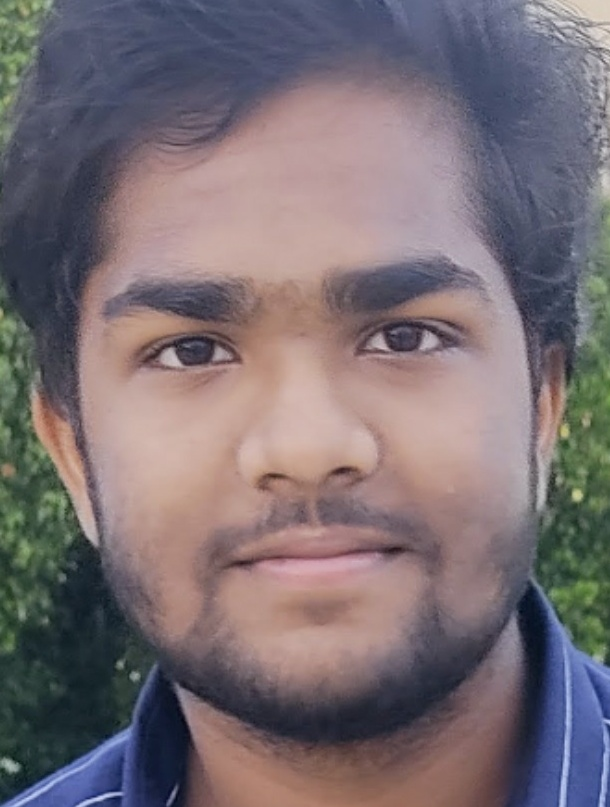
#> input picture backend/debug/recognize_23112067_OS.jpg, 610 x 807 px, given in place of the camera
$ python liveness_detection.py   (older library calls are emulated)
#> lines starting #> are read from the running program, lines starting #| are printed output that depends on the picture; after the words box and inside, x2 and y2 are one past the last pixel; in counts of white or black regions, pixels touching at a corner belong together
#> the answer given: 1
#> in detect_eye_blinks, frame is the input picture: shape (807, 610, 3); mean B, G, R 115.3, 110.2, 121.4
import cv2
import numpy as np
import time
import os

# Define constants directly in the module (no config import)
BLINK_THRESHOLD = 0.3
BLINK_CONSECUTIVE_FRAMES = 3
LIVENESS_THRESHOLD = 0.7

class LivenessDetector:
    def __init__(self):
        print("Initializing liveness detector...")

        # Liveness detection parameters
        self.BLINK_THRESHOLD = BLINK_THRESHOLD
        self.BLINK_CONSECUTIVE_FRAMES = BLINK_CONSECUTIVE_FRAMES
        self.LIVENESS_THRESHOLD = LIVENESS_THRESHOLD

        # Load face detector
        self.face_cascade = cv2.CascadeClassifier(cv2.data.haarcascades + 'haarcascade_frontalface_default.xml')

        # Load eye detector
        self.eye_cascade = cv2.CascadeClassifier(cv2.data.haarcascades + 'haarcascade_eye.xml')

        # Create debug directory
        self.base_dir = os.path.dirname(os.path.abspath(__file__))
        self.debug_dir = os.path.join(self.base_dir, "debug")
        os.makedirs(self.debug_dir, exist_ok=True)

    def detect_faces_and_eyes(self, frame):
        """Detect faces and eyes in a frame"""
        gray = cv2.cvtColor(frame, cv2.COLOR_BGR2GRAY)
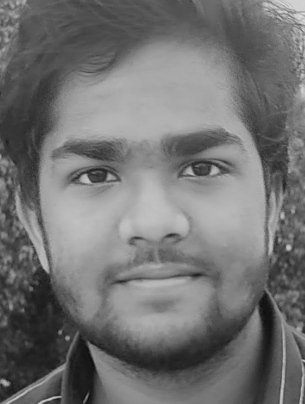
#> gray: shape (807, 610) (shown at 1/2 size); min 5, max 229, mean 114.1

        # Detect faces
        faces = self.face_cascade.detectMultiScale(
            gray,
            scaleFactor=1.1,
            minNeighbors=5,
            minSize=(30, 30)
        )
#> faces = [[46, 145, 505, 505]]

        results = []

        for (x, y, w, h) in faces:
            face_gray = gray[y:y+h, x:x+w]
            face_color = frame[y:y+h, x:x+w]

            # Detect eyes within the face
            eyes = self.eye_cascade.detectMultiScale(
                face_gray,
                scaleFactor=1.1,
                minNeighbors=5,
                minSize=(20, 20)
            )

            results.append({
                "face": (x, y, w, h),
                "eyes": eyes,
                "face_gray": face_gray,
                "face_color": face_color
            })
#> this loop made 1 pass
#> (x, y, w, h, eyes) on pass 1: (46, 145, 505, 505, [[82, 151, 111, 111], [287, 132, 122, 122]])
#> pass 1, in detect_faces_and_eyes, `face_gray = gray[y:y+h, x:x+w]`:
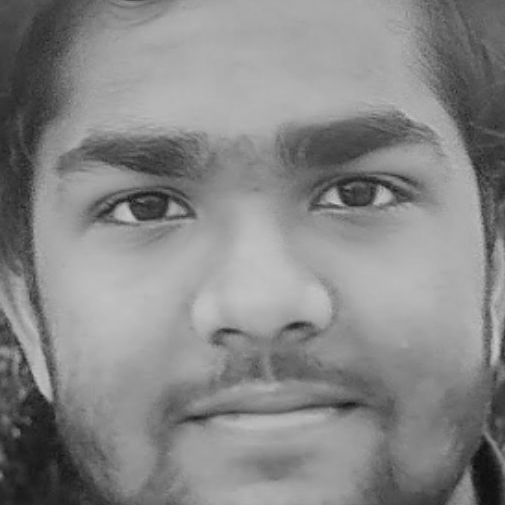
#> face_gray: shape (505, 505); min 9, max 198, mean 134.6
#> pass 1, in detect_faces_and_eyes, `face_color = frame[y:y+h, x:x+w]`:
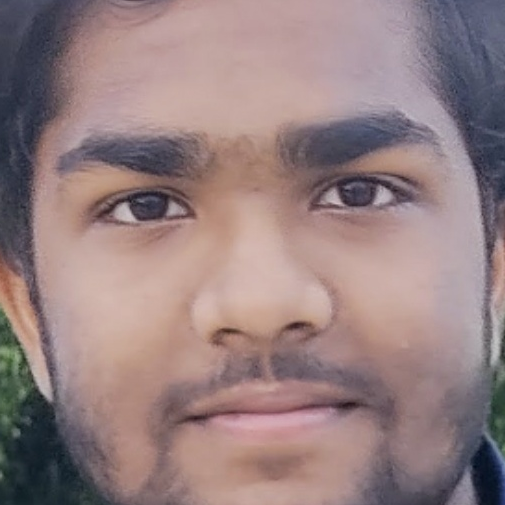
#> face_color: shape (505, 505, 3); mean B, G, R 128.6, 127.9, 149.8
#> after the loop, results = 1 item

        return results, gray, frame

    def calculate_texture_variance(self, face_gray):
        """Calculate texture variance as a liveness feature"""
        # Apply Laplacian filter to get texture details
        laplacian = cv2.Laplacian(face_gray, cv2.CV_64F)

        # Calculate variance - real faces have more texture variance
        variance = laplacian.var()

        # Normalize to 0-1 range (empirical values)
        normalized_variance = min(1.0, max(0.0, variance / 500.0))

        return normalized_variance

    def detect_eye_blinks(self, frames, min_blinks=1, timeout=5):
        """
        Detect eye blinks in a sequence of frames

        Args:
            frames: A list of frames or a webcam capture object
            min_blinks: Minimum number of blinks required
            timeout: Maximum time in seconds

        Returns:
            dict with liveness result
        """
        blink_counter = 0
        eye_state = True  # Eyes open
        consecFrames = 0

        start_time = time.time()
        frame_count = 0

        # Store liveness score components
        texture_scores = []
        has_sufficient_eye_movements = False

        # For eye tracking
        prev_eye_positions = None
        eye_movements = []

        if isinstance(frames, cv2.VideoCapture):
            # If webcam capture is provided
            webcam = frames
            using_webcam = True
        else:
            # If list of frames provided
            using_webcam = False

        while True:
            # Check timeout
            if time.time() - start_time > timeout:
                break

            # Get frame
            if using_webcam:
                ret, frame = webcam.read()
                if not ret:
                    break
            else:
                if frame_count >= len(frames):
                    break
                frame = frames[frame_count]

            frame_count += 1

            # Detect faces and eyes
            detections, gray, frame = self.detect_faces_and_eyes(frame)
#> detections = 1 item

            # Process each face
            for detection in detections:
                face_rect = detection["face"]
                eyes = detection["eyes"]
                face_gray = detection["face_gray"]

                # Calculate texture variance for this face
                texture_score = self.calculate_texture_variance(face_gray)
                texture_scores.append(texture_score)

                # Draw face rectangle
                x, y, w, h = face_rect
                cv2.rectangle(frame, (x, y), (x+w, y+h), (0, 255, 0), 2)

                # Check for eye state change (blinking)
                if len(eyes) < 2:
                    # Eyes closed or not fully detected
                    if eye_state:
                        consecFrames += 1
                        if consecFrames >= self.BLINK_CONSECUTIVE_FRAMES:
                            eye_state = False
                            cv2.putText(frame, "Blink detected!", (x, y-10),
                                       cv2.FONT_HERSHEY_SIMPLEX, 0.7, (0, 0, 255), 2)
                            blink_counter += 1
                            consecFrames = 0
                else:
                    # Eyes open
                    eye_state = True
                    consecFrames = 0

                    # Track eye positions for movement detection
                    current_eye_positions = []
                    for (ex, ey, ew, eh) in eyes:
                        # Draw eye rectangle
                        cv2.rectangle(frame, (x+ex, y+ey), (x+ex+ew, y+ey+eh), (255, 0, 0), 2)
                        current_eye_positions.append((ex+ew//2, ey+eh//2))

                    if prev_eye_positions and len(current_eye_positions) == len(prev_eye_positions):
                        # Calculate movement
                        for i in range(len(current_eye_positions)):
                            dx = current_eye_positions[i][0] - prev_eye_positions[i][0]
                            dy = current_eye_positions[i][1] - prev_eye_positions[i][1]
                            movement = np.sqrt(dx*dx + dy*dy)
                            if movement > 2:  # Threshold for considering movement
                                eye_movements.append(movement)

                    prev_eye_positions = current_eye_positions

                # Display blink count
                cv2.putText(frame, f"Blinks: {blink_counter}", (10, 30),
                           cv2.FONT_HERSHEY_SIMPLEX, 0.7, (0, 0, 255), 2)
#> this loop made 1 pass
#> (eyes, variance in calculate_texture_variance, normalized_variance in calculate_texture_variance, texture_score, x, y, w, h) on pass 1: ([[82, 151, 111, 111], [287, 132, 122, 122]], 34.05, 0.0681, 0.0681, 46, 145, 505, 505)
#> pass 1, in calculate_texture_variance, `laplacian = cv2.Laplacian(face_gray, cv2.CV_64F)`:
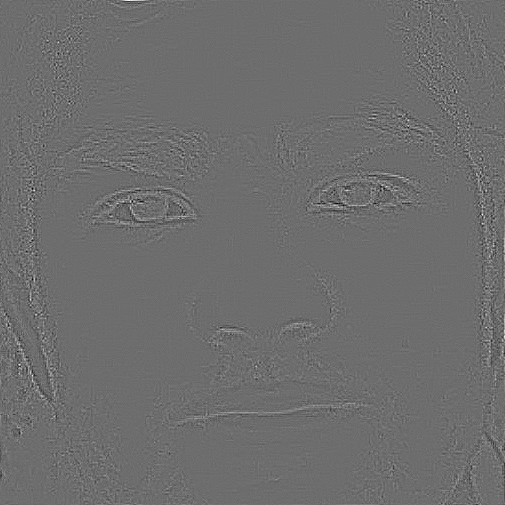
#> laplacian: shape (505, 505) float64; min -72, max 95, mean 0; drawn with min black and max white
#> after the loop:
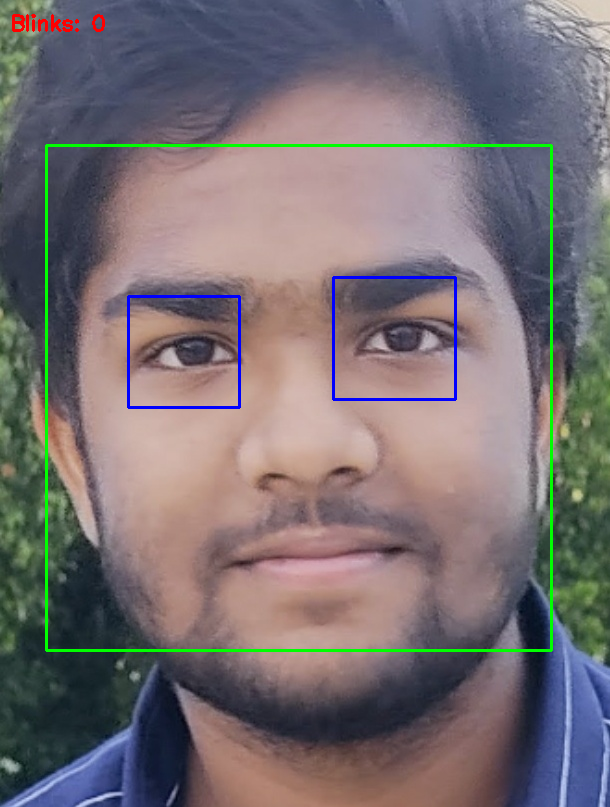
#> frame: shape (807, 610, 3); 1.93% of pixels changed, all inside (x1, y1, x2, y2) = (12, 14, 553, 652)
#> after the loop, blink_counter = 0; eye_movements = []; texture_scores = [0.0681]

            # Display frame
            cv2.imshow("Liveness Detection", frame)

            # Check if we've met the blink requirement
            if blink_counter >= min_blinks:
                if len(eye_movements) > 10:
                    # Check if there's sufficient eye movement variation
                    movement_std = np.std(eye_movements)
                    if movement_std > 1.0:
                        has_sufficient_eye_movements = True

            # Break on 'q' key press
            if cv2.waitKey(1) & 0xFF == ord('q'):
#> (key q is pressed here)
                break

        # Clean up
        if using_webcam and not isinstance(frames, list):
            webcam.release()
        cv2.destroyAllWindows()

        # Calculate final liveness score
        avg_texture = np.mean(texture_scores) if texture_scores else 0
#> avg_texture = 0.0681
        blink_score = min(1.0, blink_counter / min_blinks)
#> blink_score = 0
        movement_score = 1.0 if has_sufficient_eye_movements else 0.0

        # Combined liveness score (weighted)
        liveness_score = (0.5 * blink_score) + (0.3 * avg_texture) + (0.2 * movement_score)
#> liveness_score = 0.0204

        is_live = liveness_score >= self.LIVENESS_THRESHOLD
#> is_live = False

        return {
            "is_live": is_live,
            "score": liveness_score,
            "blinks_detected": blink_counter,
            "texture_score": avg_texture,
            "movement_score": movement_score,
            "frames_processed": frame_count
        }

    def verify_liveness(self, image_path=None, challenge_mode=False):
        """
        Verify if the face is live using either a single image or webcam feed

        Args:
            image_path: Path to image file (None for webcam)
            challenge_mode: Whether to require specific user actions

        Returns:
            dict with liveness results
        """
        if image_path:
            # Single image analysis (less reliable)
            frame = cv2.imread(image_path)
            if frame is None:
                return {"is_live": False, "error": "Could not load image"}

            # Detect faces
            detections, _, frame = self.detect_faces_and_eyes(frame)

            if not detections:
                return {"is_live": False, "error": "No face detected"}

            # Calculate texture variance for liveness detection
            texture_score = self.calculate_texture_variance(detections[0]["face_gray"])

            # Check for eyes
            has_eyes = len(detections[0]["eyes"]) >= 2

            # For single image, primarily rely on texture
            is_live = texture_score > 0.5 and has_eyes

            # Save debug image
            debug_path = os.path.join(self.debug_dir, f"liveness_check_{time.time()}.jpg")
            cv2.imwrite(debug_path, frame)

            return {
                "is_live": is_live,
                "score": texture_score,
                "has_eyes": has_eyes,
                "debug_image": debug_path
            }
        else:
            # Video-based liveness detection
            print("Starting webcam liveness verification...")
            print("Please look at the camera and blink naturally.")

            cap = cv2.VideoCapture(0)
            if not cap.isOpened():
                return {"is_live": False, "error": "Could not open webcam"}

            # Set minimum blinks higher in challenge mode
            min_blinks = 2 if challenge_mode else 1
            timeout = 10 if challenge_mode else 5

            if challenge_mode:
                print("Challenge mode: Please blink twice and move your eyes slightly.")

            result = self.detect_eye_blinks(cap, min_blinks, timeout)
#> result = {'is_live': False, 'score': 0.0204, 'blinks_detected': 0, 'texture_score': 0.0681, 'movement_score': 0, 'frames_processed': 1}

            return result

# Create singleton instance
liveness_detector = LivenessDetector()

# Test function if run directly
if __name__ == "__main__":
    print("\nLiveness Detection Test")
    print("1. Test with webcam")
    print("2. Test with challenge mode (more strict)")
    print("3. Test with a single image")

    choice = input("Enter your choice (1-3): ")

    if choice == "1":
        result = liveness_detector.verify_liveness()
        print("\nLiveness Result:")
        for key, value in result.items():
            print(f"{key}: {value}")
#> this loop made 6 passes
#> (key, value) on passes 1 to 6: ('is_live', False), ('score', 0.0204), ('blinks_detected', 0), ('texture_score', 0.0681), ('movement_score', 0), ('frames_processed', 1)
#> (printed output is left out)

        if result["is_live"]:
            print("\nLiveness verification PASSED!")
        else:
            print("\nLiveness verification FAILED!")

    elif choice == "2":
        result = liveness_detector.verify_liveness(challenge_mode=True)
        print("\nLiveness Result (Challenge Mode):")
        for key, value in result.items():
            print(f"{key}: {value}")

        if result["is_live"]:
            print("\nLiveness verification PASSED!")
        else:
            print("\nLiveness verification FAILED!")

    elif choice == "3":
        image_path = input("Enter path to the image file: ")
        result = liveness_detector.verify_liveness(image_path)
        print("\nLiveness Result (Single Image):")
        for key, value in result.items():
            print(f"{key}: {value}")

        if result["is_live"]:
            print("\nLiveness verification PASSED!")
        else:
            print("\nLiveness verification FAILED!")
    else:
        print("Invalid choice!")

$ run again, on backend/debug/recognize_23112067_SMATH.jpg
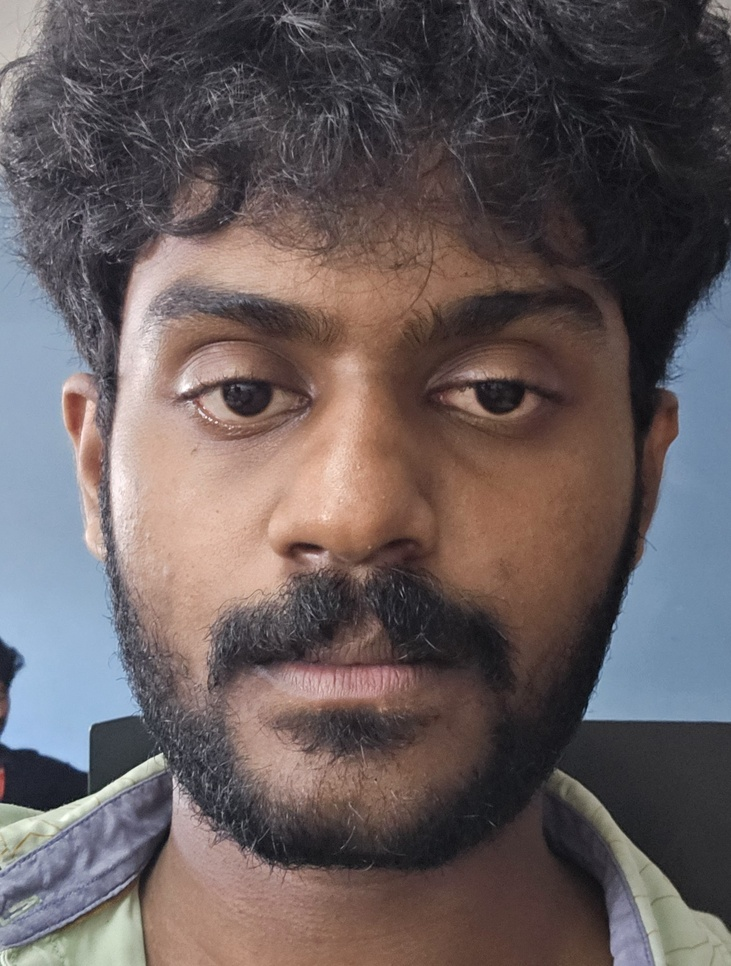
#> input picture backend/debug/recognize_23112067_SMATH.jpg, 731 x 966 px, shrunk from 1506 x 1991 before the run, given in place of the camera
#> in detect_eye_blinks, frame is the input picture: shape (966, 731, 3); mean B, G, R 92.2, 91.8, 102.2
#> faces = [[50, 156, 617, 617]]
#> the loop in detect_faces_and_eyes, `for (x, y, w, h) in faces:` made 1 pass
#> (x, y, w, h, eyes) on pass 1: (50, 156, 617, 617, [[108, 148, 174, 174], [371, 171, 141, 141]])
#> after the loop in detect_faces_and_eyes, `for (x, y, w, h) in faces:`: results = 1 item
#> the loop in detect_eye_blinks, `for detection in detections:` made 1 pass
#> (eyes, variance in calculate_texture_variance, normalized_variance in calculate_texture_variance, texture_score, x, y, w, h) on pass 1: ([[108, 148, 174, 174], [371, 171, 141, 141]], 303.1, 0.606, 0.606, 50, 156, 617, 617)
#> pass 1, in calculate_texture_variance, `laplacian = cv2.Laplacian(face_gray, cv2.CV_64F)`:
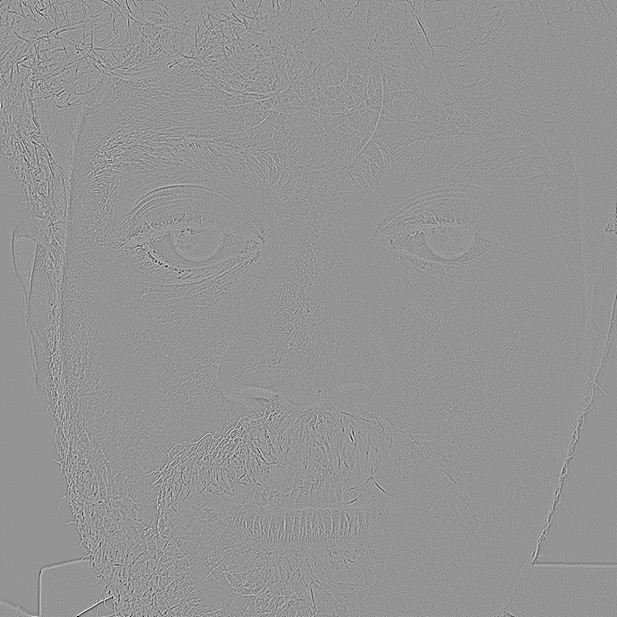
#> laplacian: shape (617, 617) float64; min -246, max 176, mean 0; drawn with min black and max white
#> after the loop in detect_eye_blinks, `for detection in detections:`:
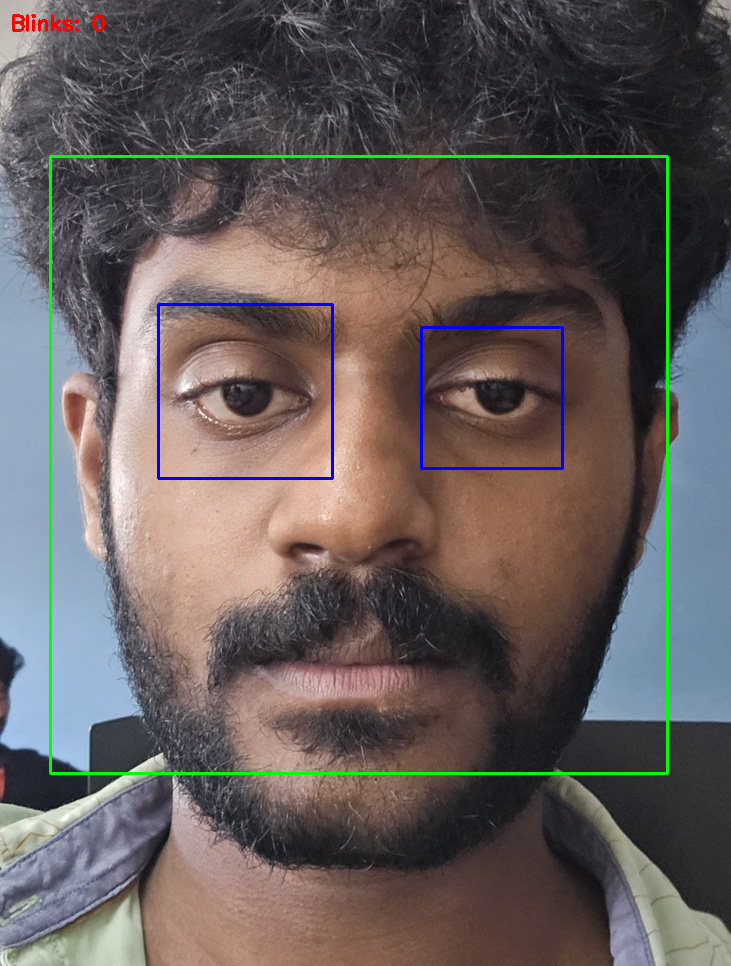
#> frame: shape (966, 731, 3); 1.68% of pixels changed, all inside (x1, y1, x2, y2) = (12, 14, 669, 775)
#> after the loop in detect_eye_blinks, `for detection in detections:`: blink_counter = 0; eye_movements = []; texture_scores = [0.606]
#> avg_texture = 0.606
#> blink_score = 0
#> liveness_score = 0.182
#> is_live = False
#> in verify_liveness, `result = self.detect_eye_blinks(cap, min_blinks, timeout)`: result = {'is_live': False, 'score': 0.182, 'blinks_detected': 0, 'texture_score': 0.606, 'movement_score': 0, 'frames_processed': 1}
#> the loop `for key, value in result.items():` made 6 passes
#> (key, value) on passes 1 to 6: ('is_live', False), ('score', 0.182), ('blinks_detected', 0), ('texture_score', 0.606), ('movement_score', 0), ('frames_processed', 1)
#> (printed output is left out)
